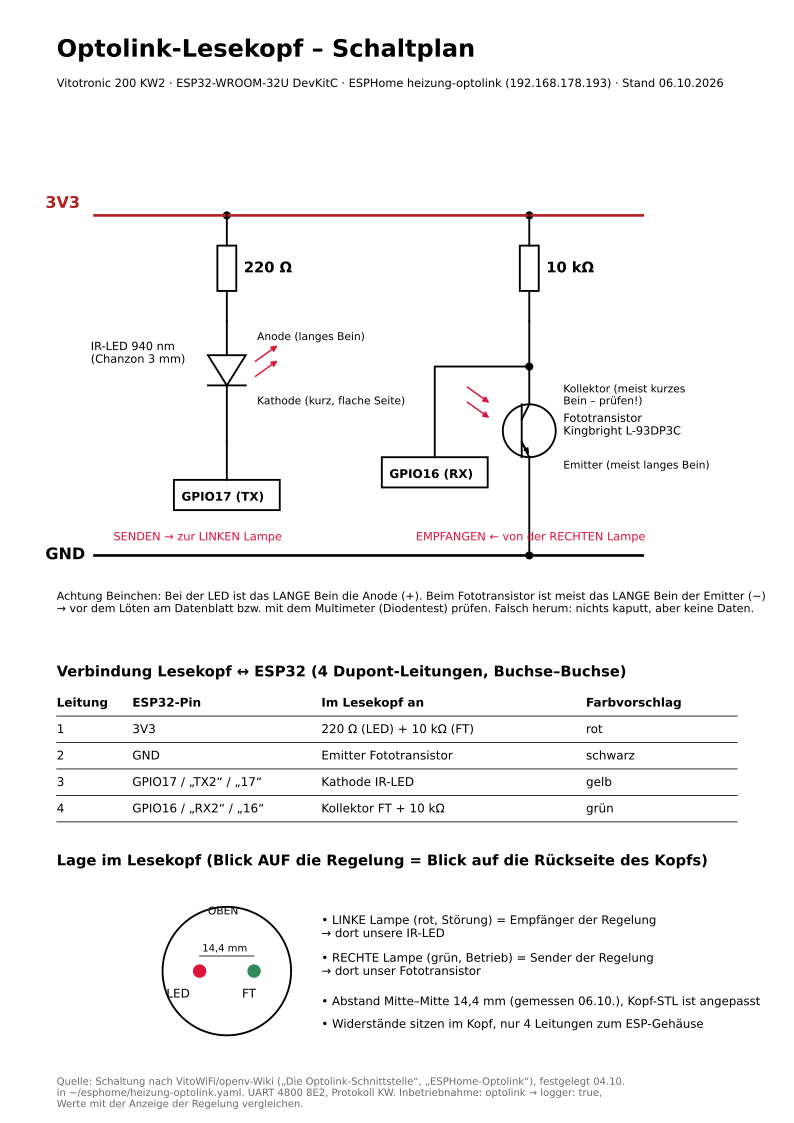

Generate this figure with Python:
import matplotlib; matplotlib.use("Agg")
import matplotlib.pyplot as plt
from matplotlib.patches import Rectangle, Polygon, Circle, FancyArrowPatch
fig = plt.figure(figsize=(8.27, 11.69)); ax = fig.add_axes([0,0,1,1]); ax.set_xlim(0,210); ax.set_ylim(0,297); ax.axis("off")
L = dict(color="black", lw=1.4)
def line(*pts, **kw): ax.plot([p[0] for p in pts],[p[1] for p in pts], **{**L, **kw})
def dot(x,y): ax.add_patch(Circle((x,y),0.9,color="black"))
def res(x,y1,y2,label):  # senkrechter Widerstand
    m=(y1+y2)/2; line((x,y1),(x,m+6)); line((x,m-6),(x,y2)); ax.add_patch(Rectangle((x-2.5,m-6),5,12,fill=False,lw=1.4))
    ax.text(x+4.5,m,label,va="center",fontsize=11,fontweight="bold")
def pfeile(x,y,richtung):
    for d in (0,4):
        if richtung=="raus": ax.add_patch(FancyArrowPatch((x+3,y+d),(x+10,y+d+5),arrowstyle="-|>",mutation_scale=9,color="crimson",lw=1.1))
        else: ax.add_patch(FancyArrowPatch((x-10,y+d+5),(x-3,y+d),arrowstyle="-|>",mutation_scale=9,color="crimson",lw=1.1))
T=lambda x,y,s,**k: ax.text(x,y,s,**{"fontsize":10,**k})
T(15,282,"Optolink-Lesekopf – Schaltplan",fontsize=18,fontweight="bold")
T(15,274,"Vitotronic 200 KW2 · ESP32-WROOM-32U DevKitC · ESPHome heizung-optolink (192.168.178.193) · Stand 06.10.2026",fontsize=8.5)

# Schienen
y3, yg = 240, 150
T(12,y3+2,"3V3",fontsize=12,fontweight="bold",color="firebrick"); line((25,y3),(170,y3),color="firebrick",lw=2)
T(12,yg-1,"GND",fontsize=12,fontweight="bold"); line((25,yg),(170,yg),lw=2)

# --- Sender: 3V3 - 220 - LED - GPIO17
xs=60; dot(xs,y3); res(xs,y3,212,"220 Ω")
# LED (Anode oben, Kathode unten), Dreieck nach unten
line((xs,212),(xs,203)); ax.add_patch(Polygon([(xs-5,203),(xs+5,203),(xs,195)],closed=True,fill=False,lw=1.4)); line((xs-5,195),(xs+5,195)); line((xs,195),(xs,180))
pfeile(xs+4,197,"raus")
T(xs-36,201,"IR-LED 940 nm\n(Chanzon 3 mm)",fontsize=8.5)
T(xs+8,207,"Anode (langes Bein)",fontsize=8); T(xs+8,190,"Kathode (kurz, flache Seite)",fontsize=8)
line((xs,180),(xs,170)); ax.add_patch(Rectangle((xs-14,162),28,8,fill=False,lw=1.4)); T(xs-12,164.5,"GPIO17 (TX)",fontsize=9,fontweight="bold")
T(xs-30,154,"SENDEN → zur LINKEN Lampe",fontsize=8.5,color="crimson")

# --- Empfaenger: 3V3 - 10k - Knoten - GPIO16 ; Knoten - Kollektor FT - Emitter - GND
xr=140; dot(xr,y3); res(xr,y3,212,"10 kΩ")
line((xr,212),(xr,200)); dot(xr,200); line((xr,200),(xr-25,200),(xr-25,176))
ax.add_patch(Rectangle((xr-39,168),28,8,fill=False,lw=1.4)); T(xr-37,170.5,"GPIO16 (RX)",fontsize=9,fontweight="bold")
# Fototransistor (Kreis, Basis-Pfeile)
cx,cy=xr,183; ax.add_patch(Circle((cx,cy),7,fill=False,lw=1.4))
line((xr,200),(xr,190)); line((cx-2,190),(cx-2,176)) # Basisbalken
line((xr,190),(cx-2,186)); line((cx-2,180),(xr,176)); line((xr,176),(xr,yg)); dot(xr,yg)
ax.add_patch(FancyArrowPatch((cx-2,180),(xr+0.3,176.3),arrowstyle="-|>",mutation_scale=8,color="black",lw=1))
pfeile(cx-7,186,"rein")
T(xr+9,190,"Kollektor (meist kurzes\nBein – prüfen!)",fontsize=8); T(xr+9,173,"Emitter (meist langes Bein)",fontsize=8)
T(xr+9,182,"Fototransistor\nKingbright L-93DP3C",fontsize=8.5)
T(xr-30,154,"EMPFANGEN ← von der RECHTEN Lampe",fontsize=8.5,color="crimson")

# Hinweis Beinchen
T(15,135,"Achtung Beinchen: Bei der LED ist das LANGE Bein die Anode (+). Beim Fototransistor ist meist das LANGE Bein der Emitter (−)\n"
        "→ vor dem Löten am Datenblatt bzw. mit dem Multimeter (Diodentest) prüfen. Falsch herum: nichts kaputt, aber keine Daten.",fontsize=8.3)

# Tabelle Anschluesse
T(15,118,"Verbindung Lesekopf ↔ ESP32 (4 Dupont-Leitungen, Buchse–Buchse)",fontsize=11,fontweight="bold")
rows=[("Leitung","ESP32-Pin","Im Lesekopf an","Farbvorschlag"),
      ("1","3V3","220 Ω (LED) + 10 kΩ (FT)","rot"),
      ("2","GND","Emitter Fototransistor","schwarz"),
      ("3","GPIO17 / „TX2“ / „17“","Kathode IR-LED","gelb"),
      ("4","GPIO16 / „RX2“ / „16“","Kollektor FT + 10 kΩ","grün")]
x0=[15,35,85,155]; yy=110
for i,r in enumerate(rows):
    for j,c in enumerate(r): T(x0[j],yy-i*7,c,fontsize=9,fontweight="bold" if i==0 else "normal")
    line((15,yy-i*7-2.5),(195,yy-i*7-2.5),lw=0.6)

# Kopf-Ansicht
T(15,68,"Lage im Lesekopf (Blick AUF die Regelung = Blick auf die Rückseite des Kopfs)",fontsize=11,fontweight="bold")
ax.add_patch(Circle((60,40),17,fill=False,lw=1.4)); ax.add_patch(Circle((52.8,40),1.6,color="crimson")); ax.add_patch(Circle((67.2,40),1.6,color="seagreen"))
T(44,33,"LED",fontsize=9); T(64,33,"FT",fontsize=9); T(55,55,"OBEN",fontsize=8); line((52.8,44),(67.2,44),lw=0.6); T(53.5,45.2,"14,4 mm",fontsize=7.5)
T(85,49,"• LINKE Lampe (rot, Störung) = Empfänger der Regelung\n   → dort unsere IR-LED",fontsize=8.8)
T(85,39,"• RECHTE Lampe (grün, Betrieb) = Sender der Regelung\n   → dort unser Fototransistor",fontsize=8.8)
T(85,31,"• Abstand Mitte–Mitte 14,4 mm (gemessen 06.10.), Kopf-STL ist angepasst",fontsize=8.8)
T(85,25,"• Widerstände sitzen im Kopf, nur 4 Leitungen zum ESP-Gehäuse",fontsize=8.8)
T(15,4,"Quelle: Schaltung nach VitoWiFi/openv-Wiki („Die Optolink-Schnittstelle“, „ESPHome-Optolink“), festgelegt 04.10.\nin ~/esphome/heizung-optolink.yaml. "
        "UART 4800 8E2, Protokoll KW. Inbetriebnahme: optolink → logger: true,\nWerte mit der Anzeige der Regelung vergleichen.",fontsize=7.5,color="dimgray")
fig.savefig("optolink-schaltplan.pdf")
